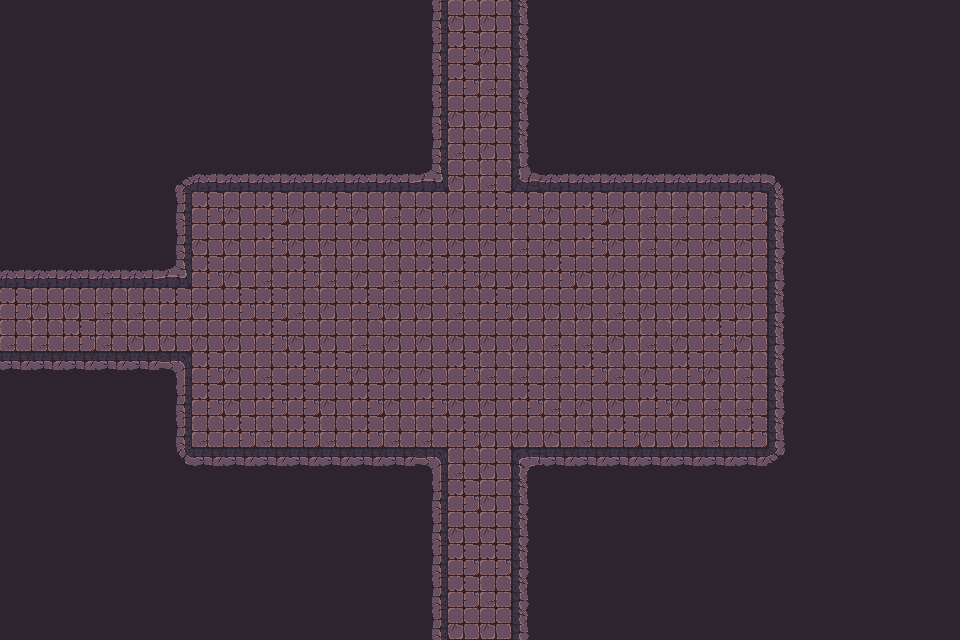

Rendered tile map (Tiled .tmx) drawn with the repository's tilesets; below, a short description and the full map source, tile grids included:
An orthogonal 30x20 tile map with 32x32 px tiles, 1 tile layer (Tile layer 1), 2 tilesets and 57 objects.

<map version="1.10" tiledversion="1.11.2" orientation="orthogonal" renderorder="right-down" width="30" height="20" tilewidth="32" tileheight="32" infinite="0" nextlayerid="3" nextobjectid="1">
    <tileset firstgid="1" name="Town Tileset" tilewidth="32" tileheight="32" tilecount="64" columns="8">
        <image source="../../../tiles/World H Tileset.png" trans="ff00ff" width="256" height="256" />
        <tile id="4">
            <objectgroup draworder="index" id="2">
                <object id="1" x="0" y="0" width="32" height="32" />
            </objectgroup>
        </tile>
        <tile id="5">
            <objectgroup draworder="index" id="2">
                <object id="1" x="0" y="0" width="32" height="32" />
            </objectgroup>
        </tile>
        <tile id="6">
            <objectgroup draworder="index" id="2">
                <object id="1" x="0" y="0" width="32" height="32" />
            </objectgroup>
        </tile>
        <tile id="7">
            <objectgroup draworder="index" id="2">
                <object id="1" x="0" y="0" width="32" height="32" />
            </objectgroup>
        </tile>
        <tile id="8">
            <objectgroup draworder="index" id="2">
                <object id="1" x="0" y="0" width="32" height="32" />
            </objectgroup>
        </tile>
        <tile id="10">
            <objectgroup draworder="index" id="2">
                <object id="1" x="0" y="32" width="32" height="0" />
            </objectgroup>
        </tile>
        <tile id="11">
            <objectgroup draworder="index" id="2">
                <object id="1" x="0" y="32" width="32" height="0" />
                <object id="2" x="32" y="0" width="0" height="32" />
            </objectgroup>
        </tile>
        <tile id="12">
            <objectgroup draworder="index" id="2">
                <object id="1" x="32" y="0" width="0" height="32" />
            </objectgroup>
        </tile>
        <tile id="13">
            <objectgroup draworder="index" id="2">
                <object id="1" x="0" y="32" width="32" height="0" />
                <object id="2" x="0" y="32" width="32" height="0" />
                <object id="3" x="0" y="0" width="0" height="32" />
            </objectgroup>
        </tile>
        <tile id="14">
            <objectgroup draworder="index" id="2">
                <object id="1" x="0" y="0" width="0" height="32" />
            </objectgroup>
        </tile>
        <tile id="16">
            <objectgroup draworder="index" id="2">
                <object id="1" x="0" y="0" width="32" height="32" />
            </objectgroup>
        </tile>
        <tile id="24">
            <objectgroup draworder="index" id="2">
                <object id="1" x="0" y="0" width="32" height="32" />
            </objectgroup>
        </tile>
    </tileset>
    <tileset firstgid="65" name="Dungeon Crawler Tileset" tilewidth="32" tileheight="32" tilecount="100" columns="10">
        <image source="../../../tiles/Dungeon_Tile.png" trans="" width="320" height="320" />
        <tile id="2">
            <objectgroup draworder="index" id="2">
                <object id="1" x="0" y="0" width="32" height="32" />
            </objectgroup>
        </tile>
        <tile id="3">
            <objectgroup draworder="index" id="2">
                <object id="1" x="0" y="0" width="32" height="32" />
            </objectgroup>
        </tile>
        <tile id="4">
            <objectgroup draworder="index" id="2">
                <object id="1" x="0" y="0" width="32" height="32" />
            </objectgroup>
        </tile>
        <tile id="5">
            <objectgroup draworder="index" id="2">
                <object id="1" x="0" y="0" width="32" height="32" />
            </objectgroup>
        </tile>
        <tile id="6">
            <objectgroup draworder="index" id="2">
                <object id="1" x="0" y="0" width="32" height="32" />
            </objectgroup>
        </tile>
        <tile id="8">
            <objectgroup draworder="index" id="2">
                <object id="1" x="0" y="0" width="32" height="32" />
            </objectgroup>
        </tile>
        <tile id="12">
            <objectgroup draworder="index" id="2">
                <object id="1" x="0" y="0" width="32" height="32" />
            </objectgroup>
        </tile>
        <tile id="13">
            <objectgroup draworder="index" id="2">
                <object id="1" x="0" y="0" width="32" height="32" />
            </objectgroup>
        </tile>
        <tile id="14">
            <objectgroup draworder="index" id="2">
                <object id="1" x="0" y="0" width="32" height="32" />
            </objectgroup>
        </tile>
        <tile id="15">
            <objectgroup draworder="index" id="2">
                <object id="1" x="0" y="0" width="32" height="32" />
            </objectgroup>
        </tile>
        <tile id="16">
            <objectgroup draworder="index" id="2">
                <object id="1" x="0" y="0" width="32" height="32" />
            </objectgroup>
        </tile>
        <tile id="18">
            <objectgroup draworder="index" id="2">
                <object id="1" x="0" y="0" width="32" height="32" />
            </objectgroup>
        </tile>
        <tile id="22">
            <objectgroup draworder="index" id="2">
                <object id="1" x="0" y="0" width="32" height="32" />
            </objectgroup>
        </tile>
        <tile id="23">
            <objectgroup draworder="index" id="2">
                <object id="1" x="0" y="0" width="32" height="32" />
            </objectgroup>
        </tile>
        <tile id="24">
            <objectgroup draworder="index" id="2">
                <object id="1" x="0" y="0" width="32" height="32" />
            </objectgroup>
        </tile>
        <tile id="25">
            <objectgroup draworder="index" id="2">
                <object id="1" x="0" y="0" width="32" height="32" />
            </objectgroup>
        </tile>
        <tile id="26">
            <objectgroup draworder="index" id="2">
                <object id="1" x="0" y="0" width="32" height="32" />
            </objectgroup>
        </tile>
        <tile id="28">
            <objectgroup draworder="index" id="2">
                <object id="1" x="0" y="0" width="32" height="32" />
            </objectgroup>
        </tile>
        <tile id="32">
            <objectgroup draworder="index" id="2">
                <object id="1" x="0" y="0" width="32" height="32" />
            </objectgroup>
        </tile>
        <tile id="33">
            <objectgroup draworder="index" id="2">
                <object id="1" x="0" y="0" width="32" height="32" />
            </objectgroup>
        </tile>
        <tile id="34">
            <objectgroup draworder="index" id="2">
                <object id="1" x="0" y="0" width="32" height="32" />
            </objectgroup>
        </tile>
        <tile id="35">
            <objectgroup draworder="index" id="2">
                <object id="1" x="0" y="0" width="32" height="32" />
            </objectgroup>
        </tile>
        <tile id="36">
            <objectgroup draworder="index" id="2">
                <object id="1" x="0" y="0" width="32" height="32" />
            </objectgroup>
        </tile>
        <tile id="38">
            <objectgroup draworder="index" id="2">
                <object id="1" x="0" y="0" width="32" height="32" />
            </objectgroup>
        </tile>
        <tile id="42">
            <objectgroup draworder="index" id="2">
                <object id="1" x="0" y="0" width="32" height="32" />
            </objectgroup>
        </tile>
        <tile id="43">
            <objectgroup draworder="index" id="2">
                <object id="1" x="0" y="0" width="32" height="32" />
            </objectgroup>
        </tile>
        <tile id="44">
            <objectgroup draworder="index" id="2">
                <object id="1" x="0" y="0" width="32" height="32" />
            </objectgroup>
        </tile>
        <tile id="45">
            <objectgroup draworder="index" id="2">
                <object id="1" x="0" y="0" width="32" height="32" />
            </objectgroup>
        </tile>
        <tile id="46">
            <objectgroup draworder="index" id="2">
                <object id="1" x="0" y="0" width="32" height="32" />
            </objectgroup>
        </tile>
        <tile id="48">
            <objectgroup draworder="index" id="2">
                <object id="1" x="0" y="0" width="32" height="32" />
            </objectgroup>
        </tile>
        <tile id="52">
            <objectgroup draworder="index" id="2">
                <object id="1" x="0" y="0" width="32" height="32" />
            </objectgroup>
        </tile>
        <tile id="53">
            <objectgroup draworder="index" id="2">
                <object id="1" x="0" y="0" width="32" height="32" />
            </objectgroup>
        </tile>
        <tile id="54">
            <objectgroup draworder="index" id="2">
                <object id="1" x="0" y="0" width="32" height="32" />
            </objectgroup>
        </tile>
        <tile id="55">
            <objectgroup draworder="index" id="2">
                <object id="1" x="0" y="0" width="32" height="32" />
            </objectgroup>
        </tile>
        <tile id="56">
            <objectgroup draworder="index" id="2">
                <object id="1" x="0" y="0" width="32" height="32" />
            </objectgroup>
        </tile>
        <tile id="58">
            <objectgroup draworder="index" id="2">
                <object id="1" x="0" y="0" width="32" height="32" />
            </objectgroup>
        </tile>
        <tile id="62">
            <objectgroup draworder="index" id="2">
                <object id="1" x="0" y="0" width="32" height="32" />
            </objectgroup>
        </tile>
        <tile id="63">
            <objectgroup draworder="index" id="2">
                <object id="1" x="0" y="0" width="32" height="32" />
            </objectgroup>
        </tile>
        <tile id="64">
            <objectgroup draworder="index" id="2">
                <object id="1" x="0" y="0" width="32" height="32" />
            </objectgroup>
        </tile>
        <tile id="65">
            <objectgroup draworder="index" id="2">
                <object id="1" x="0" y="0" width="32" height="32" />
            </objectgroup>
        </tile>
        <tile id="66">
            <objectgroup draworder="index" id="2">
                <object id="1" x="0" y="0" width="32" height="32" />
            </objectgroup>
        </tile>
        <tile id="68">
            <objectgroup draworder="index" id="2">
                <object id="1" x="0" y="0" width="32" height="32" />
            </objectgroup>
        </tile>
    </tileset>
    <layer id="1" name="Tile layer 1" width="30" height="20">
        <data encoding="csv">
122,122,122,122,122,122,122,122,122,122,122,122,122,77,75,75,79,122,122,122,122,122,122,122,122,122,122,122,122,122,
122,122,122,122,122,122,122,122,122,122,122,122,122,77,65,75,79,122,122,122,122,122,122,122,122,122,122,122,122,122,
122,122,122,122,122,122,122,122,122,122,122,122,122,77,65,66,79,122,122,122,122,122,122,122,122,122,122,122,122,122,
122,122,122,122,122,122,122,122,122,122,122,122,122,77,75,75,79,122,122,122,122,122,122,122,122,122,122,122,122,122,
122,122,122,122,122,122,122,122,122,122,122,122,122,77,66,75,79,122,122,122,122,122,122,122,122,122,122,122,122,122,
122,122,122,122,122,67,68,68,68,68,68,68,68,103,75,66,100,68,68,68,68,68,68,68,69,122,122,122,122,122,
122,122,122,122,122,77,65,75,65,75,65,75,66,75,75,65,65,75,65,75,66,66,66,65,79,122,122,122,122,122,
122,122,122,122,122,77,75,75,65,75,75,75,75,75,75,75,66,75,65,75,66,75,75,75,79,122,122,122,122,122,
68,68,68,68,68,103,65,75,66,65,66,75,66,65,65,75,75,65,75,75,75,75,75,75,79,122,122,122,122,122,
65,75,75,66,66,65,75,65,65,66,75,65,75,75,66,65,75,75,75,66,75,75,75,75,79,122,122,122,122,122,
66,66,65,66,75,75,75,75,65,75,75,66,75,75,75,75,75,66,66,75,66,75,65,75,79,122,122,122,122,122,
88,88,88,88,88,73,65,75,66,65,65,75,75,75,65,66,66,66,65,66,75,65,75,66,79,122,122,122,122,122,
122,122,122,122,122,77,65,75,65,65,75,65,75,65,75,75,65,66,75,75,65,75,66,66,79,122,122,122,122,122,
122,122,122,122,122,77,66,65,66,65,66,65,66,66,65,75,75,75,66,65,75,75,66,65,79,122,122,122,122,122,
122,122,122,122,122,87,88,88,88,88,88,88,88,73,66,75,70,88,88,88,88,88,88,88,89,122,122,122,122,122,
122,122,122,122,122,122,122,122,122,122,122,122,122,77,65,75,79,122,122,122,122,122,122,122,122,122,122,122,122,122,
122,122,122,122,122,122,122,122,122,122,122,122,122,77,75,75,79,122,122,122,122,122,122,122,122,122,122,122,122,122,
122,122,122,122,122,122,122,122,122,122,122,122,122,77,65,65,79,122,122,122,122,122,122,122,122,122,122,122,122,122,
122,122,122,122,122,122,122,122,122,122,122,122,122,77,65,66,79,122,122,122,122,122,122,122,122,122,122,122,122,122,
122,122,122,122,122,122,122,122,122,122,122,122,122,77,75,75,79,122,122,122,122,122,122,122,122,122,122,122,122,122
        </data>
    </layer>
</map>
